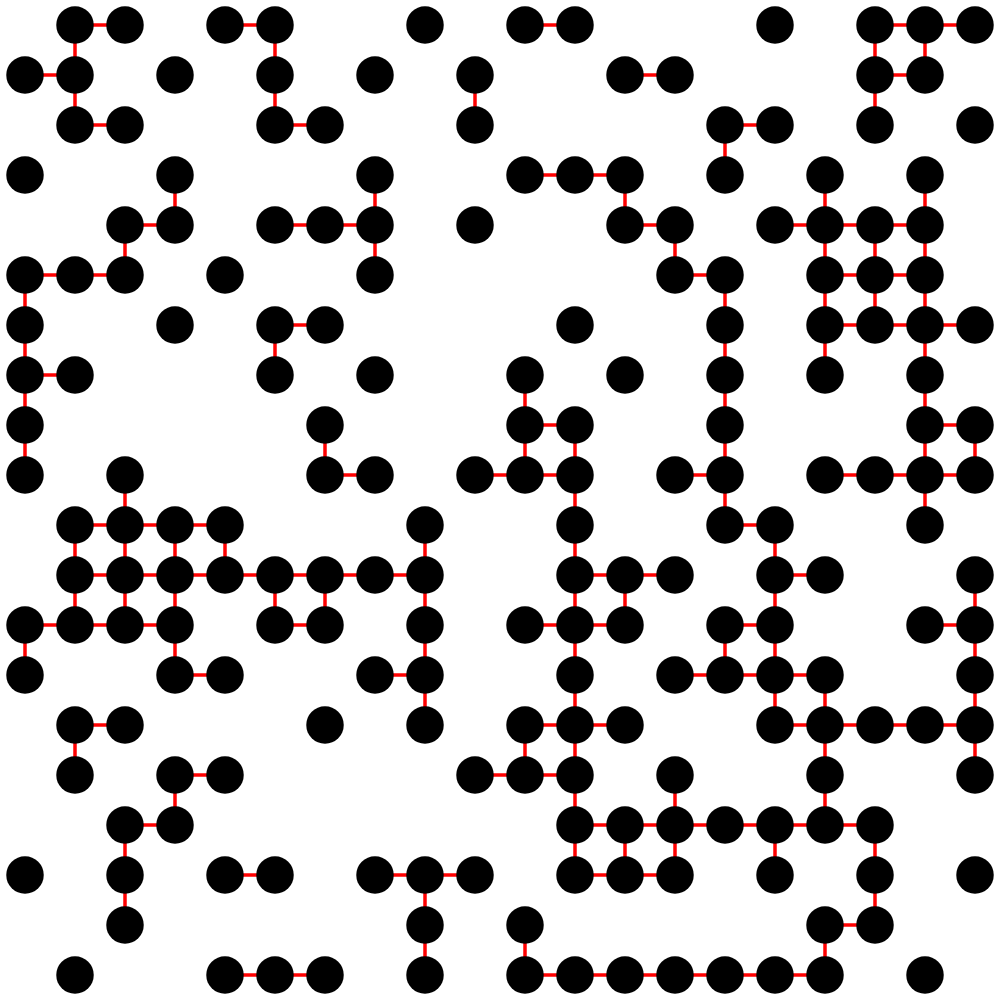
Frame 1 (no input)
Frame 60 (no input): identical to frame 1, image omitted
Frame 120 (the mouse pressed at the canvas centre since frame 60): identical to frame 1, image omitted

The p5.js sketch that drew this single still picture (run headless with seeded random() and noise() and a simulated clock; from frame 60 on, the mouse is pressed at the canvas centre):

// p5.js sketch
// ── sketch.js
/* * * * * * * * * * * * * * * * * * * * * *
Daily sketch #28
21/12/2017
Samuel Mann
   - http://mistermann.me
   - https://www.instagram.com/colakollektiv/
* * * * * * * * * * * * * * * * * * * * * */

var modules = [];

var gridSize = 20;


function setup(){
   createCanvas(1000, 1000);
   background(255);

   for (var i = 0; i < gridSize; i++) {
      var posX = i * (height/gridSize);
      for (var j = 0; j < gridSize; j++) {
         var posY = j * (width/gridSize);
         modules.push(new module(posX, posY, width/gridSize, i + 1, j + 1));
      }
   }

   for (var i = 0; i < modules.length; i++) {
      modules[i].computeNeighbors(modules);
   }

   for (var i = 0; i < modules.length; i++) {
      modules[i].drawConnections();
   }

   for (var i = 0; i < modules.length; i++) {
      modules[i].show();
   }

}

function draw(){

}

// ** ** ** ** ** ** ** ** ** ** ** ** ** ** ** **
// ** ** ** ** ** ** ** ** ** ** ** ** ** ** ** **

function fillHsluv(h, s, l) {
  var rgb = hsluv.hsluvToRgb([h, s, l]);
  fill(rgb[0] * 255, rgb[1] * 255, rgb[2] * 255);
}
function strokeHsluv(h, s, l) {
  var rgb = hsluv.hsluvToRgb([h, s, l]);
  stroke(rgb[0] * 255, rgb[1] * 255, rgb[2] * 255);
}

// ── module.js
function module(x, y, s, cR, cC){
   this.pos = createVector(x + s/2, y + s/2);
   this.coordinates = createVector(cR, cC);
   this.s = s;
   var rand = random();
   this.full;
   if (rand < 0.5) {
      this.full = true;
   }
   else {
      this.full = false;
   }

   this.neighbors = [];

   this.computeNeighbors = function(array){
      for (var i = 0; i < array.length; i++) {
         if (( (array[i].coordinates.x == this.coordinates.x) && (array[i].coordinates.y == this.coordinates.y-1)) ||
            (  (array[i].coordinates.x == this.coordinates.x) && (array[i].coordinates.y == this.coordinates.y+1)) ||
            (  (array[i].coordinates.y == this.coordinates.y) && (array[i].coordinates.x == this.coordinates.x-1)) ||
            (  (array[i].coordinates.y == this.coordinates.y) && (array[i].coordinates.x == this.coordinates.x+1))) {
               this.neighbors.push(array[i]);
            }
      }
   }

   this.drawConnections = function(){
      strokeWeight(3);
      stroke(255, 0, 0);
      for (var i = 0; i < this.neighbors.length; i++) {
         if(this.neighbors[i].full == true && this.full == true){
            line(this.pos.x, this.pos.y, this.neighbors[i].pos.x, this.neighbors[i].pos.y);
         }
      }
   }

   this.show = function(){

      fill(0);
      noStroke();
      if (this.full == true){
         ellipse(this.pos.x, this.pos.y, this.s*0.75);
      }
   }

}
